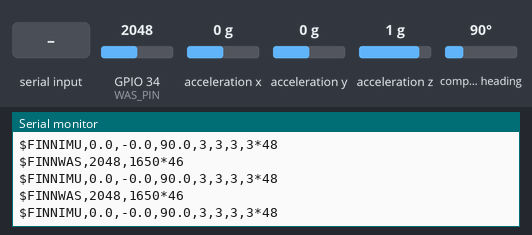
A program run on a simulated ESP32. Parts: the last lines printed to the serial monitor. Inputs (shaded band) come from the test bench; at power-on: acceleration x 0 g, GPIO 34 (WAS_PIN) = 2048, acceleration y 0 g, acceleration z 1 g, compass heading 90° (analog values on the 0–4095 scale).

Above: at 1.2 s.
1.3 s: acceleration x set to 1.4 g
At 1.31 s:
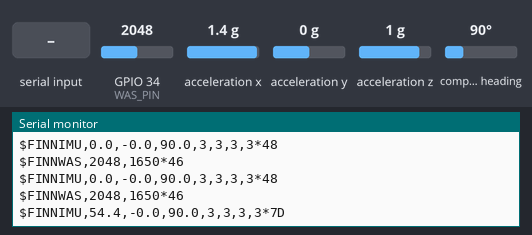
2.9 s: GPIO 34 (WAS_PIN) set to 1960
At 2.91 s:
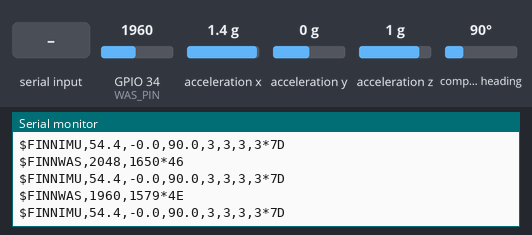
4.5 s: "$\n" received over the second serial link
7.5 s: acceleration y set to -1.4 g
At 7.52 s:
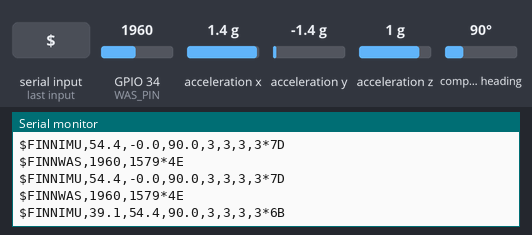
9.1 s: acceleration z set to -1.4 g
At 9.12 s:
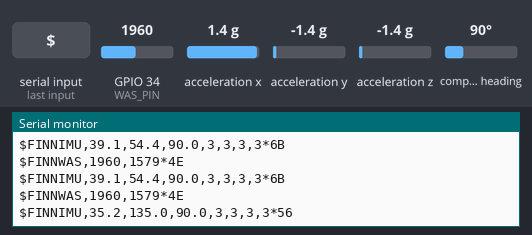
12.1 s: GPIO 34 (WAS_PIN) set to 2040
At 12.22 s:
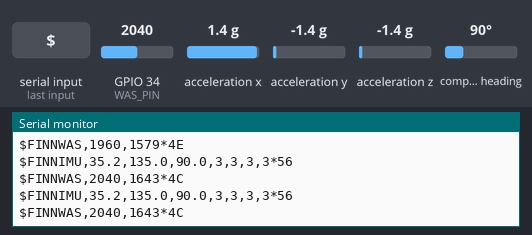

The program:

main.cpp
```cpp
/*
 * FINN Guidance — ESP32 Sensor Module Firmware
 *
 * Reads three sensor sources and sends them to the PC over USB serial:
 *   - GPS: NMEA passthrough from Quectel LC29H DA on UART2 (GPIO 16 RX / 17 TX)
 *   - WAS: 10kΩ pot on ADC1 channel 6 (GPIO 34), powered by GPIO 33 (3.3V HIGH)
 *   - IMU: BNO055 on I2C (GPIO 21 SDA / 22 SCL)
 *
 * Serial protocol (text-based, NMEA-style):
 *   GPS:  forwarded raw — $GPGGA,...  $GPVTG,...
 *   WAS:  $FINNWAS,<raw_adc>,<voltage_mv>*<checksum>\r\n
 *   IMU:  $FINNIMU,<roll>,<pitch>,<heading>,<cal_sys>,<cal_gyro>,<cal_accel>,<cal_mag>*<checksum>\r\n
 *   HB:   $FINNHB,<uptime_ms>*<checksum>\r\n
 *
 * Rates: WAS + IMU at ~10Hz, GPS passthrough at 1Hz, heartbeat every 2s.
 */

#include <Arduino.h>
#include <Wire.h>
#include <Adafruit_Sensor.h>
#include <Adafruit_BNO055.h>
#include <HardwareSerial.h>

// ── Pin assignments ──────────────────────────────────────────────────
#define WAS_PIN        34   // ADC input — pot wiper
#define WAS_POWER_PIN  33   // Output HIGH — pot 3.3V reference
#define GPS_RX_PIN     16   // UART2 RX — from ArduSimple TX
#define GPS_TX_PIN     17   // UART2 TX — to ArduSimple RX
#define BNO_SDA_PIN    21   // I2C SDA
#define BNO_SCL_PIN    22   // I2C SCL

// ── Timing ───────────────────────────────────────────────────────────
#define SENSOR_INTERVAL_MS    100   // 10Hz for WAS + IMU
#define HEARTBEAT_INTERVAL_MS 2000  // Every 2 seconds

// ── GPS UART ─────────────────────────────────────────────────────────
HardwareSerial gpsSerial(2);  // UART2

// ── BNO055 IMU ───────────────────────────────────────────────────────
Adafruit_BNO055 bno = Adafruit_BNO055(55, 0x28, &Wire);
bool bnoAvailable = false;

// ── GPS line buffer ──────────────────────────────────────────────────
char gpsLineBuf[256];
int gpsLinePos = 0;

// ── Timing state ─────────────────────────────────────────────────────
unsigned long lastSensorMs = 0;
unsigned long lastHeartbeatMs = 0;

// ── NMEA checksum (XOR of all chars in body, between $ and *) ────────
uint8_t nmeaChecksum(const char* body) {
    uint8_t cs = 0;
    while (*body) {
        cs ^= (uint8_t)*body;
        body++;
    }
    return cs;
}

void setup() {
    // USB serial to PC
    Serial.begin(115200);
    while (!Serial && millis() < 2000) {
        // Wait up to 2s for USB serial connection
    }
    Serial.println("FINN Sensor Module starting...");

    // WAS pot power — drive GPIO 33 HIGH to provide 3.3V reference
    pinMode(WAS_POWER_PIN, OUTPUT);
    digitalWrite(WAS_POWER_PIN, HIGH);
    Serial.println("GPIO 33 set HIGH — WAS pot powered (3.3V)");

    // ADC setup — GPIO 34 is input-only, no pinMode needed
    // analogReadResolution defaults to 12-bit (0–4095) on ESP32
    analogReadResolution(12);
    analogSetAttenuation(ADC_11db);  // Full 0–3.3V range
    Serial.println("ADC1 CH6 (GPIO 34) configured — WAS input");

    // I2C for BNO055
    Wire.begin(BNO_SDA_PIN, BNO_SCL_PIN);
    Wire.setClock(400000);  // 400kHz
    Serial.println("I2C0 configured — SDA=21, SCL=22, 400kHz");

    // Initialise BNO055
    if (bno.begin()) {
        bno.setExtCrystalUse(true);
        bnoAvailable = true;
        Serial.println("BNO055 initialised in NDOF mode");
    } else {
        Serial.println("BNO055: no response on I2C");
        Serial.println("BNO055 init failed — IMU data will be zeros. Check wiring.");
    }

    // GPS UART2 — 115200 baud, RX on GPIO 16, TX on GPIO 17
    gpsSerial.begin(115200, SERIAL_8N1, GPS_RX_PIN, GPS_TX_PIN);
    Serial.println("UART2 configured — RX=16, TX=17, 115200 baud (GPS)");

    Serial.println("All peripherals initialised. Entering main loop.");
}

void loop() {
    unsigned long now = millis();

    // ── GPS passthrough: read UART2, forward complete NMEA lines ─────
    while (gpsSerial.available()) {
        char c = gpsSerial.read();
        if (c == '\n') {
            if (gpsLinePos > 0) {
                gpsLineBuf[gpsLinePos] = '\0';
                // Trim trailing \r
                if (gpsLinePos > 0 && gpsLineBuf[gpsLinePos - 1] == '\r') {
                    gpsLineBuf[gpsLinePos - 1] = '\0';
                }
                // Only forward NMEA sentences (starts with $)
                if (gpsLineBuf[0] == '$') {
                    Serial.println(gpsLineBuf);
                }
                gpsLinePos = 0;
            }
        } else if (gpsLinePos < (int)sizeof(gpsLineBuf) - 1) {
            gpsLineBuf[gpsLinePos++] = c;
        } else {
            // Buffer overflow — discard line
            gpsLinePos = 0;
        }
    }

    // ── Sensor reads at 20Hz ─────────────────────────────────────────
    if (now - lastSensorMs >= SENSOR_INTERVAL_MS) {
        lastSensorMs = now;

        // Read WAS (wheel angle sensor)
        int wasRaw = analogRead(WAS_PIN);
        int wasMv = (int)((uint32_t)wasRaw * 3300 / 4095);

        char wasBody[40];
        snprintf(wasBody, sizeof(wasBody), "FINNWAS,%d,%d", wasRaw, wasMv);
        uint8_t wasCs = nmeaChecksum(wasBody);
        Serial.printf("$%s*%02X\r\n", wasBody, wasCs);

        // Read IMU
        if (bnoAvailable) {
            sensors_event_t event;
            bno.getEvent(&event);

            // Get calibration status
            uint8_t sysCal, gyroCal, accelCal, magCal;
            bno.getCalibration(&sysCal, &gyroCal, &accelCal, &magCal);

            // event.orientation: x=heading, y=roll, z=pitch
            char imuBody[100];
            snprintf(imuBody, sizeof(imuBody),
                     "FINNIMU,%.1f,%.1f,%.1f,%d,%d,%d,%d",
                     event.orientation.y,   // roll
                     event.orientation.z,   // pitch
                     event.orientation.x,   // heading
                     sysCal, gyroCal, accelCal, magCal);
            uint8_t imuCs = nmeaChecksum(imuBody);
            Serial.printf("$%s*%02X\r\n", imuBody, imuCs);
        }
    }

    // ── Heartbeat every 2s ───────────────────────────────────────────
    if (now - lastHeartbeatMs >= HEARTBEAT_INTERVAL_MS) {
        lastHeartbeatMs = now;

        char hbBody[30];
        snprintf(hbBody, sizeof(hbBody), "FINNHB,%lu", now);
        uint8_t hbCs = nmeaChecksum(hbBody);
        Serial.printf("$%s*%02X\r\n", hbBody, hbCs);
    }

    // Brief yield — GPS bytes buffered by hardware UART
    delay(1);
}
```

Measured:
- after the input at 1.3 s, the serial monitor: prints a new line at once (image 1)
- after the input at 2.9 s, the serial monitor: prints a new line at once (image 2)
- after the input at 7.5 s, the serial monitor: prints a new line at once (image 3)
- after the input at 9.1 s, the serial monitor: prints a new line at once (image 4)
- after the input at 12.1 s, the serial monitor: prints a new line at once (image 5)
